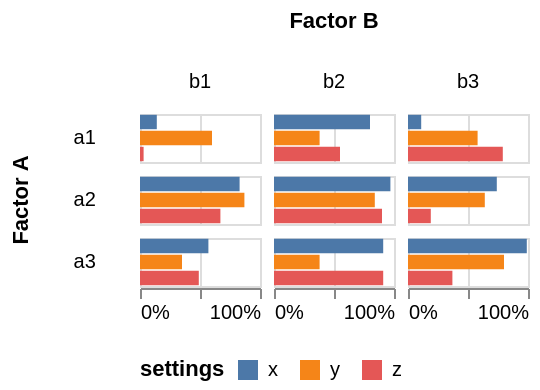

Vega-Lite specification stored for this chart:
### Vega-Lite specification from a JSON file in a GitHub repository (floating-point values rounded to 4 significant figures)
{"$schema": "https://vega.github.io/schema/vega-lite/v6.json", "data": {"values": [{"a": "a1", "b": "b1", "c": "x", "p": "0.14"}, {"a": "a1", "b": "b1", "c": "y", "p": "0.60"}, {"a": "a1", "b": "b1", "c": "z", "p": "0.03"}, {"a": "a1", "b": "b2", "c": "x", "p": "0.80"}, {"a": "a1", "b": "b2", "c": "y", "p": "0.38"}, {"a": "a1", "b": "b2", "c": "z", "p": "0.55"}, {"a": "a1", "b": "b3", "c": "x", "p": "0.11"}, {"a": "a1", "b": "b3", "c": "y", "p": "0.58"}, {"a": "a1", "b": "b3", "c": "z", "p": "0.79"}, {"a": "a2", "b": "b1", "c": "x", "p": "0.83"}, {"a": "a2", "b": "b1", "c": "y", "p": "0.87"}, {"a": "a2", "b": "b1", "c": "z", "p": "0.67"}, {"a": "a2", "b": "b2", "c": "x", "p": "0.97"}, {"a": "a2", "b": "b2", "c": "y", "p": "0.84"}, {"a": "a2", "b": "b2", "c": "z", "p": "0.90"}, {"a": "a2", "b": "b3", "c": "x", "p": "0.74"}, {"a": "a2", "b": "b3", "c": "y", "p": "0.64"}, {"a": "a2", "b": "b3", "c": "z", "p": "0.19"}, {"a": "a3", "b": "b1", "c": "x", "p": "0.57"}, {"a": "a3", "b": "b1", "c": "y", "p": "0.35"}, {"a": "a3", "b": "b1", "c": "z", "p": "0.49"}, {"a": "a3", "b": "b2", "c": "x", "p": "0.91"}, {"a": "a3", "b": "b2", "c": "y", "p": "0.38"}, {"a": "a3", "b": "b2", "c": "z", "p": "0.91"}, {"a": "a3", "b": "b3", "c": "x", "p": "0.99"}, {"a": "a3", "b": "b3", "c": "y", "p": "0.80"}, {"a": "a3", "b": "b3", "c": "z", "p": "0.37"}]}, "width": 60, "height": {"step": 8}, "spacing": 5, "mark": "bar", "encoding": {"y": {"field": "c", "type": "nominal", "axis": null}, "x": {"field": "p", "type": "quantitative", "axis": {"format": "%"}, "title": null}, "color": {"field": "c", "type": "nominal", "legend": {"orient": "bottom", "titleOrient": "left"}, "title": "settings"}, "row": {"field": "a", "title": "Factor A", "header": {"labelAngle": 0}}, "column": {"field": "b", "title": "Factor B"}}}
